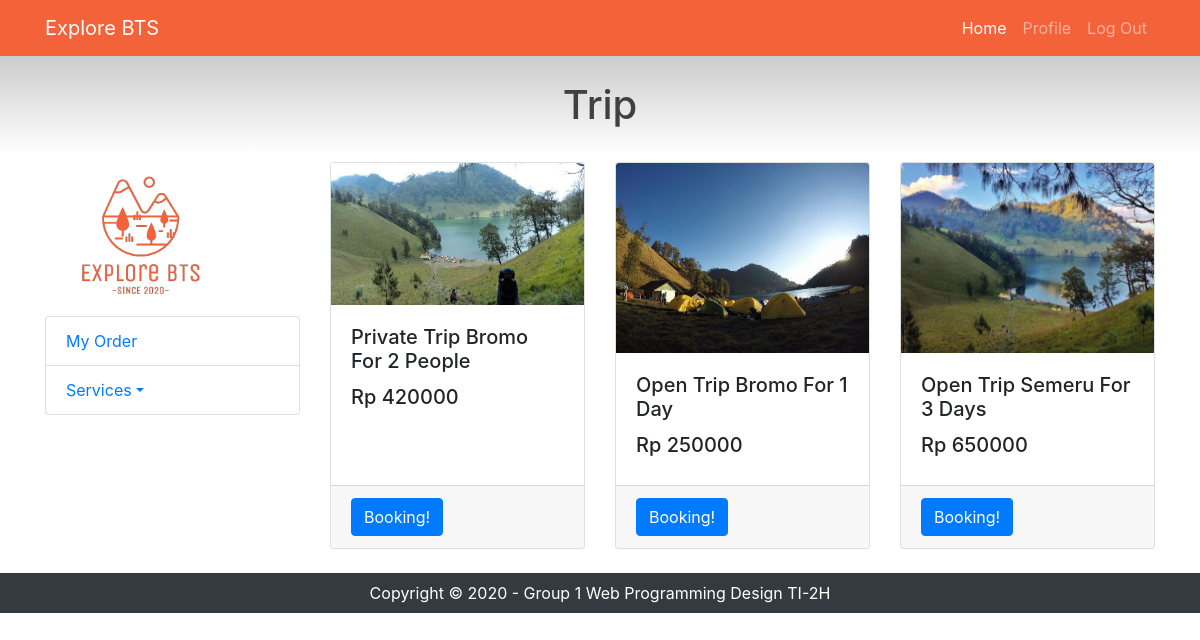
Before: /listTrip.php with the older database file.
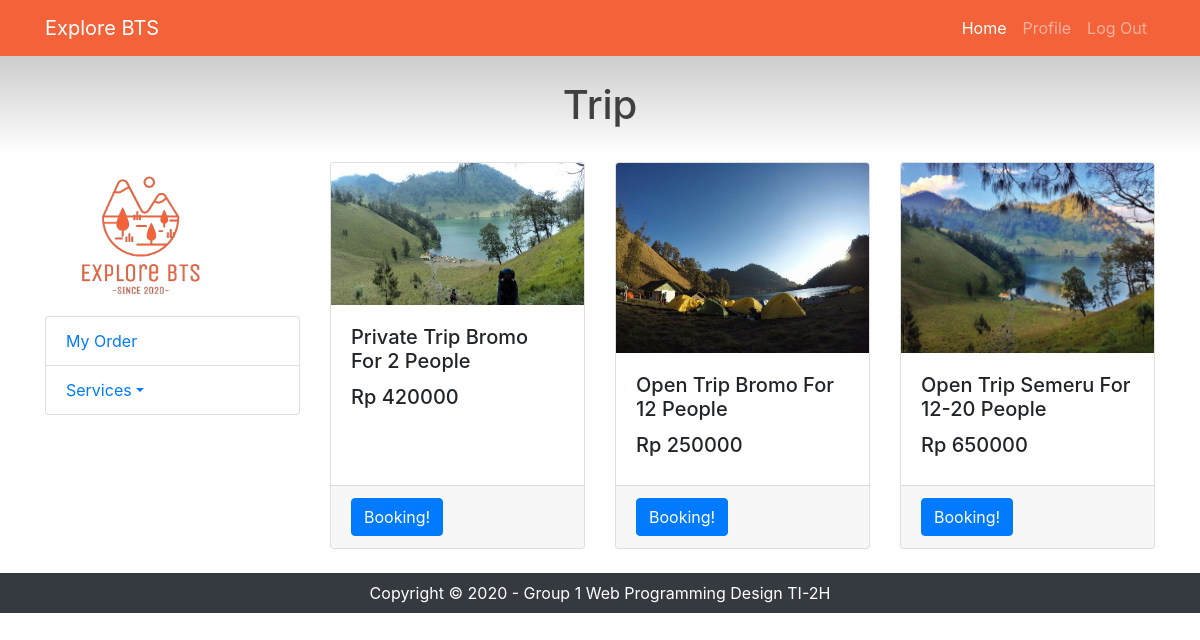
After: the same page with the newer database file.
### tables this page shows
CREATE TABLE `products` (
  `product_id` int(11) NOT NULL,
  `product_name` varchar(100) NOT NULL,
  `product_pict` varchar(255) DEFAULT 'no-picture.png',
  `category_code` char(4) NOT NULL,
  `unit_price` int(11) NOT NULL,
  `product_stock` int(11) NOT NULL,
  `vendor_id` int(11) NOT NULL,
  `product_desc` varchar(255) NOT NULL
);

### listTrip.php (the view, shortened to what this page needs)
<!DOCTYPE html>
<html lang="en">
<head>
  <link href="vendor/bootstrap/css/bootstrap.min.css" rel="stylesheet">
  <link href="vendor/bootstrap/css/bootstrap.min.css" rel="stylesheet">
  <link href="css/shop-homepage.css" rel="stylesheet">
</head>
<body>
  <?php
  include 'components/navbarUser.php';
  ?>
  <h1>Trip</h1>
  <div class="container">
    <div class="row">
      <div class="col-lg-3">
        <img src="assets/logo-bts.png" width="75%">
        <div class="list-group">
          <a href="myOrder.php" class="list-group-item">My Order</a>
          <div class="list-group-item">
            <a class="dropdown-toggle" href="" data-toggle="dropdown">Services<span class="caret"></span></a>
          </div>
        </div>
      </div>
      <div class="col-lg-9">
        <div class="row">
          <?php
                include "connection.php";
                $query = "SELECT * FROM products WHERE category_code LIKE '%TRIP%'";
                $result = mysqli_query($connect, $query);
                if(mysqli_num_rows($result) > 0){
                while($row = mysqli_fetch_assoc($result)){
            ?>
            <div class="col-lg-4 col-md-6 mb-4">
                <div class="card h-100">
                  <img class="card-img-top" src="uploads/product_pict/<?php echo $row['product_pict'];?>" alt="">
                      <div class="card-body">
                          <h5 class="card-title"><?php echo $row['product_name'];?></h5>
                          <h5>Rp <?php echo $row['unit_price'];?></h5>
                      </div>
                      <div class="card-footer">
                          <a href="booking.php?product_id=<?php echo $row['product_id'];?>"><button type="button" class="btn btn-primary">Booking!</button></a>
                      </div>
                </div>
            </div>
          <?php
                    }
                } else{
                    echo "0 result";
                }
            ?>
        </div>
      </div>
    </div>
  </div>
    <?php
        include 'components/footer.php';
    ?>
</body>
</html>

### components/navbarUser.php (shortened to what this page needs)
<nav class="navbar navbar-expand-lg navbar-dark fixed-top">
    <div class="container">
      <a class="navbar-brand" href="homeUser.php">Explore BTS</a>
      <div class="collapse navbar-collapse" id="navbarResponsive">
        <ul class="navbar-nav ml-auto">
          <li class="nav-item active">
            <a class="nav-link" href="homeUser.php">Home
            </a>
          </li>
          <li class="nav-item">
            <a class="nav-link" href="profile.php">Profile</a>
          </li>
          <li class="nav-item">
            <a class="nav-link" href="logoutSession.php">Log Out</a>
          </li>
        </ul>
      </div>
    </div>
  </nav>

### components/footer.php
<footer class="py-2 bg-dark">
    <div class="container">
        <p class="m-0 text-center text-white">Copyright &copy;  2020 - Group 1 Web Programming Design TI-2H</p>
    </div>
</footer>

### css/shop-homepage.css (style rules this page uses)
body { padding-top: 56px; }

### listTrip.php (style rules this page uses)
.navbar { background-color: #f4623a; }
h1 { padding-top: 25px; text-align: center; padding-bottom: 25px; color: #404040; background: linear-gradient(to bottom, #cccccc 0%, #ffffff 100%); }

Changed rows visible on the page:
changed products: product_name "Open Trip Bromo For 1 Day" → "Open Trip Bromo For 12 People"
changed products: product_name "Open Trip Semeru For 3 Days" → "Open Trip Semeru For 12-20 People"
